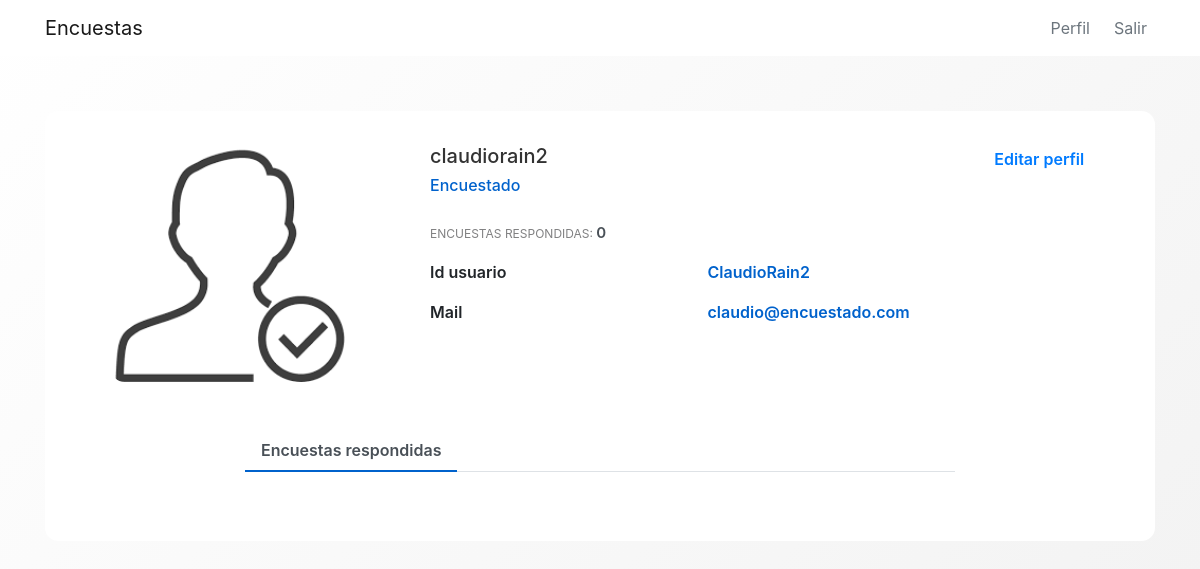
Before: /profile (signed in) with the older database file.
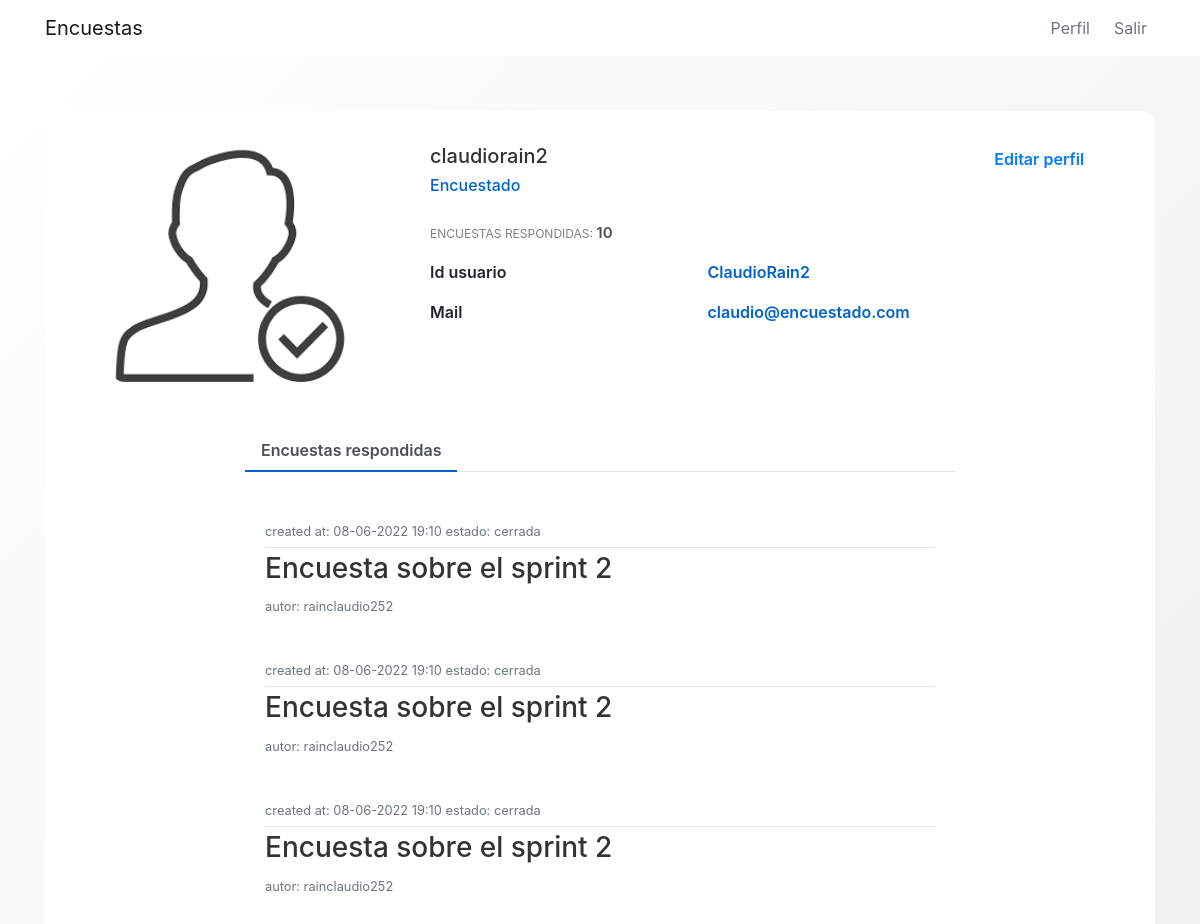
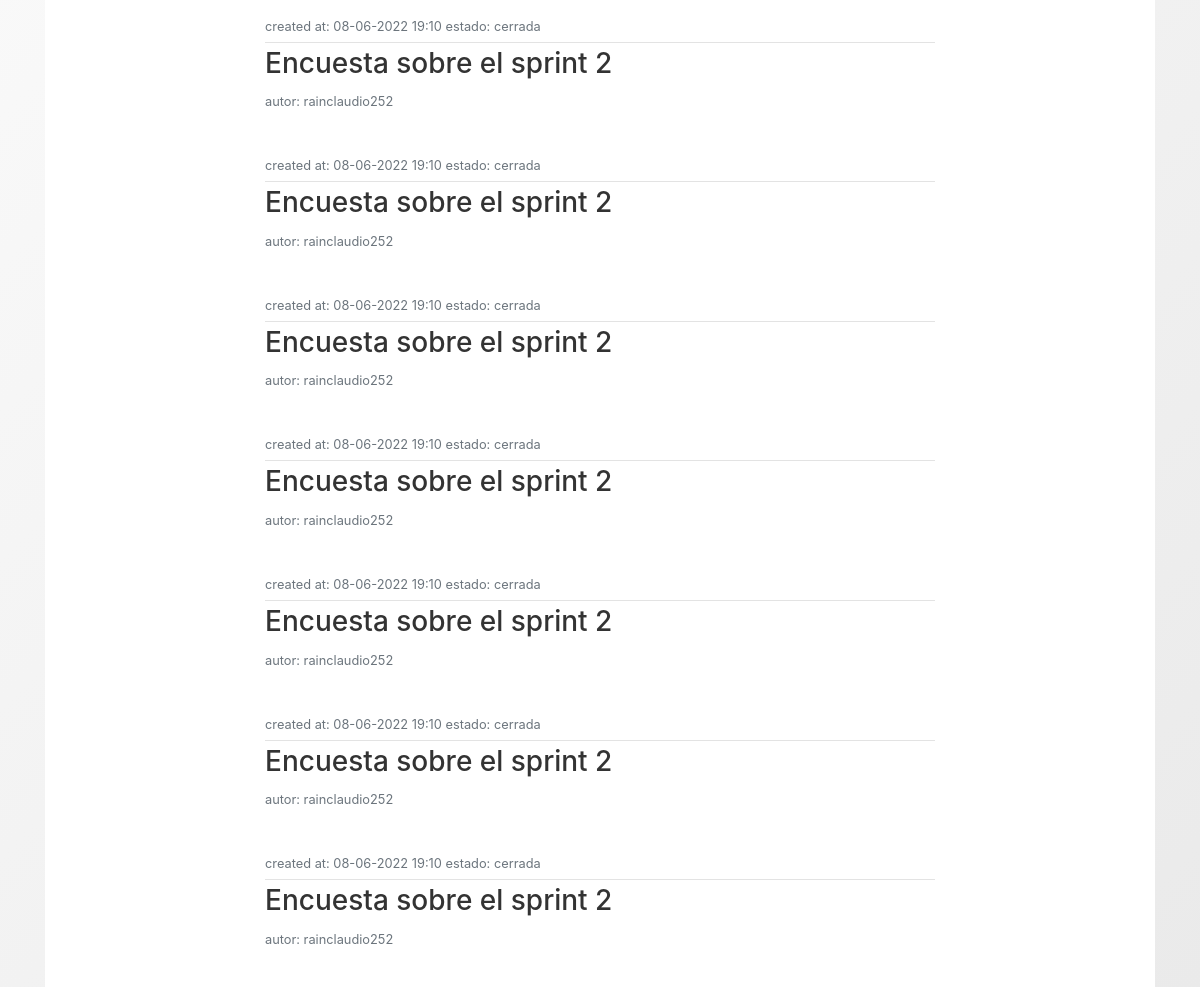
After: the same page with the newer database file (2 pictures, top to bottom).
### encuestas/models.py (models this page shows, shortened)
class User(db.Model,UserMixin):
    id = db.Column(db.Integer, primary_key=True)
    username = db.Column(db.String(20), unique=True, nullable=False)
    name = db.Column(db.String(20), nullable=False)
    email = db.Column(db.String(120), unique=True, nullable=False)
    image_file = db.Column(db.String(20), nullable=False, default='default.jpg')
    password = db.Column(db.String(60), nullable=False)
    posts = db.relationship('Post', backref='author', lazy=True)
    tipo = db.Column(db.String(20), nullable=False)
    visible_inf = db.Column(db.String(20), nullable=False, default=True)

class Encuesta(db.Model):
    id = db.Column(db.Integer, primary_key = True)
    title = db.Column(db.String(100),nullable = False)
    description = db.Column(db.String(1000), nullable = False)
    image_file = db.Column(db.String(20), nullable=False, default='default.jpg')
    date_created = db.Column(db.DateTime, nullable = False, default = datetime.utcnow)
    date_posted = db.Column(db.DateTime, default = datetime.utcnow)
    user_id = db.Column(db.Integer, db.ForeignKey('user.id'),nullable = False)
    preguntas = db.relationship('Pregunta', backref = 'content', lazy = True)
    estado =  db.Column(db.String(100), default = "creada")

### encuestas/routes.py (the view, shortened to what this page needs)
@app.route("/profile", methods=['GET', 'POST'])
@login_required
def profile():
    form = updatePerfil()
    respuesta = Respuesta.query.filter_by(id_usuario = current_user.username)
    if form.validate_on_submit():
        if form.picture.data:
            picture_file = guardarfoto(form.picture.data)
            current_user.image_file = picture_file
        current_user.name = form.name.data
        current_user.email = form.email.data
        current_user.visible_inf = form.visible.data
        db.session.commit()
        flash('Tus datos han sido actualizados', 'success')
        return redirect(url_for('profile'))
    elif request.method == 'GET':
        form.name.data = current_user.name
        form.email.data = current_user.email
    lista_query= []
    encuest = {}
    for i in respuesta:
        datet =  i.date
        encuest[i.date.strftime("%d-%m-%Y %H:%M:%S")] = i.id_encuesta
        encRESP = Encuesta.query.filter_by(id = i.id_encuesta )
    keys = list(encuest.keys())
    for i in encuest:
        print(encuest[i])
        lista_query.append(Encuesta.query.filter_by(id = encuest[i] ))
    if len(lista_query) ==0:
        lista_query = 0
    encPUBLIC = Encuesta.query.filter_by(user_id = current_user.username,estado = "publicada" )
    encCREATE = Encuesta.query.filter_by(user_id = current_user.username,estado = "creada" )
    encCLOSED = Encuesta.query.filter_by(user_id = current_user.username,estado = "cerrada" )
    TOTAL=len(encuest)
    TOTALC=0
    tipo = False
    perfil_usuario =  'profile_encuestado.html'
    image_file = url_for('static', filename= 'profile_pics/' + current_user.image_file)
    return render_template(perfil_usuario, title='Profile', image_file=image_file , encPUBLIC = encPUBLIC, form = form, encCREATE=encCREATE, encCLOSED=encCLOSED, TOTAL =TOTAL+TOTALC, TOTALC  =  TOTALC, tipo=tipo, lista_query=lista_query, keys = keys)

### encuestas/forms.py (shortened to what this page needs)
class updatePerfil(FlaskForm):
    name = StringField('Nombre',
                           validators=[DataRequired(), Length(min=2, max=20)])
    email = StringField('Email',
                        validators=[DataRequired(), Email()])
    submit = SubmitField('Actualiza tu información')
    picture = FileField('Actualiza foto de perfil', validators=[FileAllowed(['jpg','png'])])
    visible = BooleanField('Sí, quiero mi información visible en el perfil', default=True)

### encuestas/models.py (called while the page is built)
@login_manager_.user_loader
def load_user(user_id):
    return User.query.get(int(user_id))

### encuestas/templates/profile_encuestado.html (shortened to what this page needs)
{% extends "layout.html" %}
{% block content %}
<link href="//maxcdn.bootstrapcdn.com/bootstrap/4.1.1/css/bootstrap.min.css" rel="stylesheet" id="bootstrap-css">
<div class="container emp-profile">
                <div class="row">
                    <div class="col-md-4">
                        <div class="profile-img   ">
                            <img src = "{{image_file}}" alt=""/>
                        </div>
                    </div>
                    <div class="col-md-6">
                        <div class="profile-head">
                                    <h5>
                                        {{current_user.name}}
                                    </h5>
                                    <h6>
                                        {% if tipo %}
                                            Encuestador
                                        {%    else %}
                                            Encuestado
                                        {%    endif %}
                                    </h6>
                                    <p class="proile-rating">ENCUESTAS RESPONDIDAS: <span>{{TOTAL}}</span></p>
                                    <div class="tab-content profile-tab" id="myTabContent">
                                        {% if current_user.visible_inf == '1' %}
                                        <div class="tab-pane fade show active" id="home" role="tabpanel" aria-labelledby="home-tab">
                                            <div class="row tab-pane fade show active " id="home" role="tabpanel" aria-labelledby="home-tab">
                                                <div class="col-md-6">
                                                    <label>Id usuario</label>
                                                </div>
                                                <div class="col-md-6">
                                                    <p>{{current_user.username}}</p>
                                                </div>
                                                <div class="col-md-6">
                                                    <label>Mail</label>
                                                </div>
                                                <div class="col-md-6">
                                                    <p>{{current_user.email}}</p>
                                                </div>
                                            </div>
                                        </div>
                                        {%    endif %}
                                    </div>
                        </div>
                    </div>
                    <div class="col-md-2">
                        <input  type="button" value="Editar perfil" class="profile-edit-btn btn-outline-primary" id="btn"  >
                    </div>
                </div>
                <div class="row-md-2">
                    <br>
                    <br>
                </div>
                <div class="row">
                    <div class="col-md-2">
                    </div>
                    <div class="col-md-8 profile-head">
                        <ul class="nav nav-tabs" id="myTab" role="tablist">
                            <li class="nav-item">
                                <a class="nav-link active" id="open-tab" data-toggle="tab" href="#open" role="tab" aria-controls="open" aria-selected="true">Encuestas respondidas</a>
                            </li>
                        </ul>
                        <div class="tab-content profile-tab" id="myTabContent">
                            <div class="tab-pane fade show active" id="open" role="tabpanel" aria-labelledby="open-tab">
                                        <div class="column">
                                            <div class="row-md-5">
                                            {% if lista_query!=0 %}
                                            {% for query_encuesta,key in lista_query | zip(keys)  %}
                                            {% for encuesta in query_encuesta%}
                                            <article class="media content-section">
                                                <div class="media-body">
                                                    <div class="article-metadata">
                                                        <small class="text-muted">
                                                            created at: {{encuesta.date_created.strftime('%d-%m-%Y %H:%M')}}
                                                        </small>
                                                        <small class="text-muted">
                                                            estado: {{encuesta.estado}}
                                                        </small>
                                                    </div>
                                                        <h2>
                                                            <a class="article-title"
                                                            href="{{ url_for('respuestas_encuesta', date_time=key ,encuesta_id=encuesta.id)}}"> <h3>{{ encuesta.title }} </h3></a>
                                                        </h2>
                                                        <small class="text-muted">
                                                            autor: {{encuesta.user_id}}
                                                        </small>
                                                    </div>
                                                </article>
                                                {% endfor %}
                                                {% endfor %}
                                                {% endif %}
                                            </div>
                                        </div>
                            </div>
                        </div>
                    </div>
                </div>
        </div>
        {% endblock content %}

### encuestas/templates/layout.html (shortened to what this page needs)
<!DOCTYPE html>
<html>
<head>
    <link rel="stylesheet" href="https://maxcdn.bootstrapcdn.com/bootstrap/4.0.0/css/bootstrap.min.css">
    <link rel="stylesheet" type="text/css" href="{{ url_for('static', filename='main.css') }}">
</head>
<body>
    <header class="site-header">
      <nav class="navbar navbar-expand-lg bg-white navbar-light bg-white fixed-top ">
        <div class="container">
          <a class="navbar-brand mr-4 " href="/">Encuestas</a>
          <div class="collapse navbar-collapse" id="navbarToggle">
            <div class="navbar-nav">
              {% if current_user.is_authenticated %}
              <a class="nav-item text-secondary nav-link  btn-link px-3 me-2" href="{{ url_for('profile') }}">Perfil</a>
              <a class="nav-item text-secondary nav-link" href="{{ url_for('logout') }}">Salir</a>
              {% else %}
              <a class="nav-item text-secondary nav-link" href="{{ url_for('login') }}">Login</a>
              <a class="nav-item text-secondary nav-link" href="{{ url_for('register') }}">Registrate</a>
              {% endif %}
            </div>
          </div>
        </div>
      </nav>
    </header>
    <main role="main" class="container">
      <div >
        <div id ="content-section">
          {% block content %}{% endblock %}
        </div>
      </div>
    </main>
</body>
</html>

### encuestas/static/main.css (style rules this page uses)
body { font-family: "Roboto", sans-serif; font-weight: 400; background: #fafafa; color: #333; margin-top: 3.4rem; box-sizing: border-box; }
h1, h2, h3, h4, h5, h6 { color: #444444; }
.site-header .navbar-nav .nav-link { color: #cbd5db; }
.content-section { background: #ffffff; padding: 10px 20px; border-radius: 3px; margin-bottom: 20px; }
.article-title { color: #333; }
.article-metadata { padding-bottom: 5px; margin-bottom: 4px; border-bottom: 1px solid #e3e3e3; }
html, body { width: 100%; height: 100%; }
body { background: linear-gradient(-45deg, #ffffff, #e4e4e4, #ffffff); background-size: 400% 400%; animation: gradient 15s ease; }
.emp-profile { padding: 3%; margin-top: 10%; margin-bottom: 10%; border-radius: 0.85rem; background: #fff; }
.profile-img { text-align: center; }
.profile-img img { width: 70%; height: 100%; border-radius: 0.85rem; }
.profile-head h5 { color: #333; }
.profile-head h6 { color: #0062cc; }
.profile-edit-btn { border: none; border-radius: 1.5rem; width: 70%; padding: 2%; font-weight: 600; color: #6c757d; cursor: pointer; }
.proile-rating { font-size: 12px; color: #818182; margin-top: 5%; }
.proile-rating span { color: #495057; font-size: 15px; font-weight: 600; }
.profile-head .nav-tabs { margin-bottom: 5%; }
.profile-head .nav-tabs .nav-link { font-weight: 600; border: none; }
.profile-head .nav-tabs .nav-link.active { border: none; border-bottom: 2px solid #0062cc; }
.profile-tab label { font-weight: 600; }
.profile-tab p { font-weight: 600; color: #0062cc; }

Changed rows visible on the page:
added Encuesta: date_created "08-06-2022 19:10", estado "cerrada", title "Encuesta sobre el sprint 2", user_id "rainclaudio252"
Other visible differences:
{{ TOTAL }}: "0" → "10"
